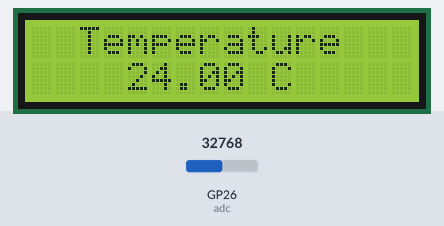
Simulated run of this program. Board: Raspberry Pi Pico running MicroPython. Shown: 16×2 character LCD. The test bench sets the inputs (shaded band); at power-on: GP26 (adc) = 32768 (analog values on the 0–65535 scale). Library files of the repository ran but are not shown: LCD1602.py.

Above: at 0.2 s.
1.3 s: GP26 (adc) set to 45874
At 3.1 s:
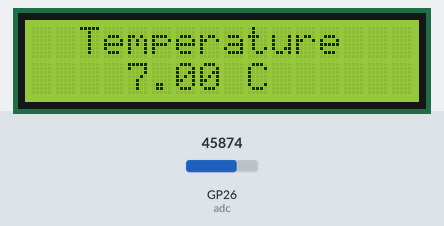
4.9 s: GP26 (adc) set to 57670
At 6.1 s:
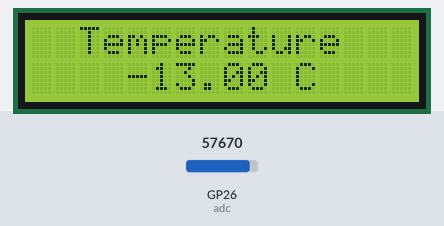
8.3 s: GP26 (adc) set to 32767
At 9.7 s:
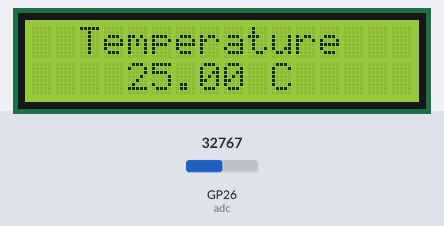
Timing chart, 0 to 11.3 s (numbered marks = the images above; inputs shaded):
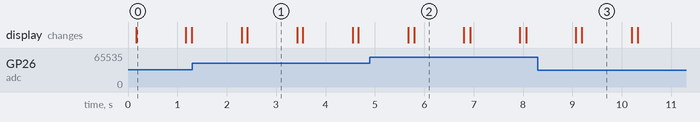

Measured:
- after the input at 1.3 s, the display: first differs from a run without the input after 1.1 s (image 1)
- after the input at 4.9 s, the display: first differs from a run without the input after 0.90 s (image 2)
- after the input at 8.3 s, the display: first differs from a run without the input after 0.89 s (image 3)
- what the display in image 0 shows lasts 1.0 s, from 0.2 s to 1.2 s

The program:

LCD1602_Show_Temperature.py
```python
from LCD1602 import LCD
import machine
import time
import math

adc=machine.ADC(26)
lcd = LCD()
while True:
    adcValue = adc.read_u16()
    voltage = adcValue / 65535.0 * 3.3
    Rt = 10 * voltage / (3.3-voltage)
    tempK = (1 / (1 / (273.15+25) + (math.log(Rt/10)) / 3950))
    tempC = int(tempK - 273.15)
    #tempF = tempC * 1.8 + 32
    #print ('Celsius: %.2f C  Fahrenheit: %.2f F' % (tempC, tempF))
    #time.sleep(0.2)
    string = "  Temperature  \n    " + str('{:.2f}'.format(tempC))+ " C"
    lcd.message(string)
    time.sleep(1)
    lcd.clear()
```
